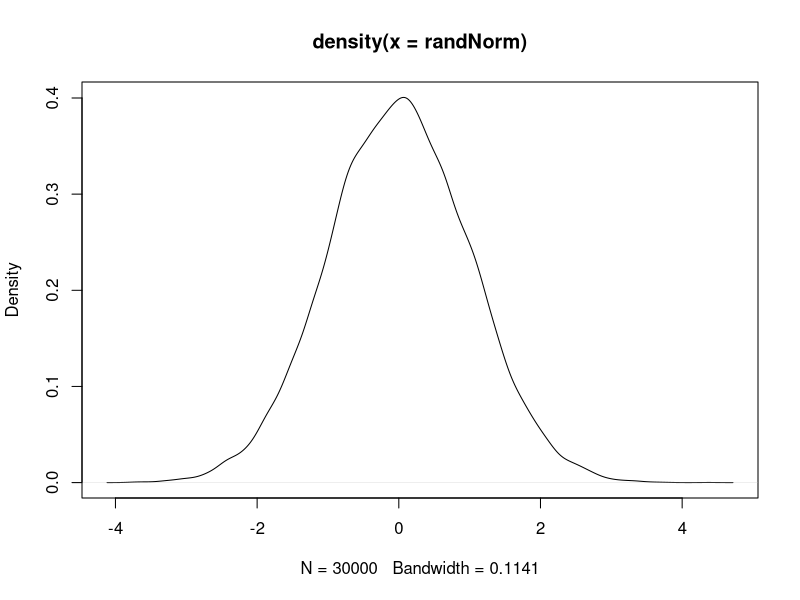
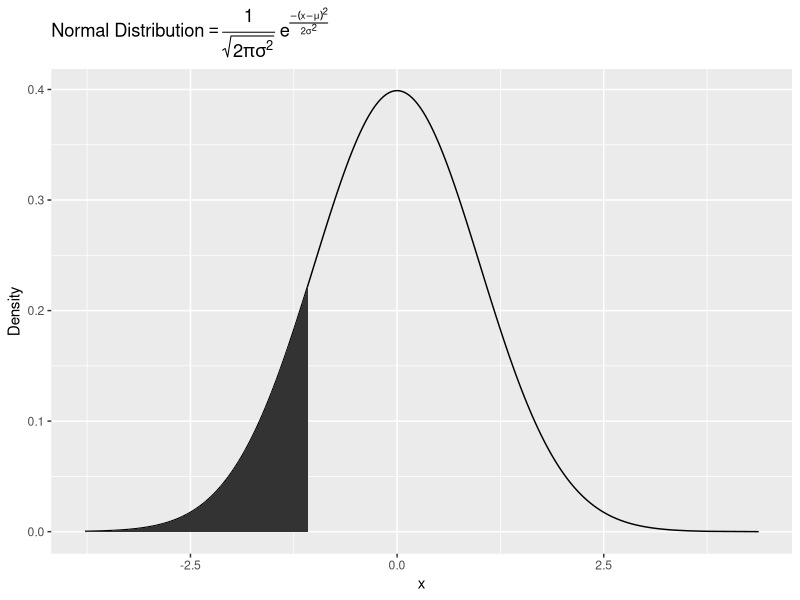
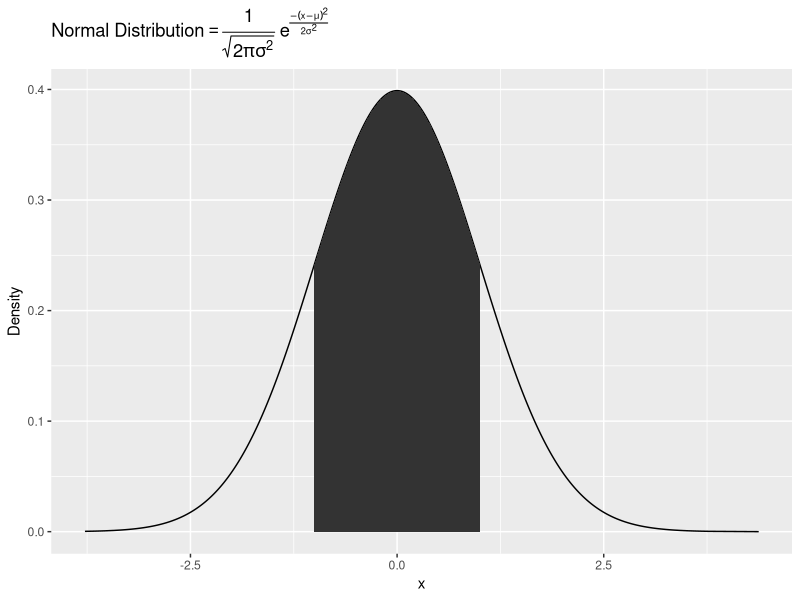

These figures' R source, in order:
#generate standard normal dist graphs in R

# from R For Everyone
library(ggplot2)


randNorm <- rnorm(30000)
randDensity <- dnorm(randNorm)

p <- ggplot(data.frame(x=randNorm, y=randDensity)) + aes(x=x,y=y) + 
    geom_line() + labs(x="x", y="Density") + 
    ggtitle(expression("Normal Distribution" == paste(frac(1, sqrt(2 * pi * sigma^2)),
                                     " ", e^{frac(-(x - mu)^2, 2 * sigma^2)})))

# dif way to visualize plot:
plot(density(randNorm))

# using ggplot using geom_density() to find the density automagically
g <- ggplot(data.frame(randNorm), aes(randNorm)) + geom_density() + 
    ggtitle("Using geom_density() in ggplot")

#generate values for -1 to shade
neg1Seq <- seq(from=min(randNorm), to=-1, by=.1)

#df w/ dist value
lessthanNeg1 <- data.frame(x=neg1Seq, y=dnorm(neg1Seq))

#add endpoints
lessthanNeg1 <- rbind(c(min(randNorm), 0),
                      lessthanNeg1,
                      c(max(lessthanNeg1$x), 0))

#plot
p + geom_polygon(data=lessthanNeg1, aes(x=x, y=y))

# seq from -1 to 1
neg1to1Seq <- seq(-1,1,.1)
neg1to1 <- data.frame(x=neg1to1Seq, y=dnorm(neg1to1Seq))
neg1to1 <- rbind(c(min(neg1to1$x), 0),
                 neg1to1,
                 c(max(neg1to1$x), 0))

p + geom_polygon(data=neg1to1, aes(x=x, y=y))

#cdf
randProb <- pnorm(randNorm)
cdf <- ggplot(data.frame(x=randNorm, y=randProb)) + aes(x=x, y=y) + 
    geom_point() + labs(x="Random Normal Variables", y="Probability") + 
    ggtitle(expression(phi(x) == paste(frac(1, sqrt(2 * pi)),
                                       " ", integral(e^(-t^2/2) * dt, -infinity, x))))
